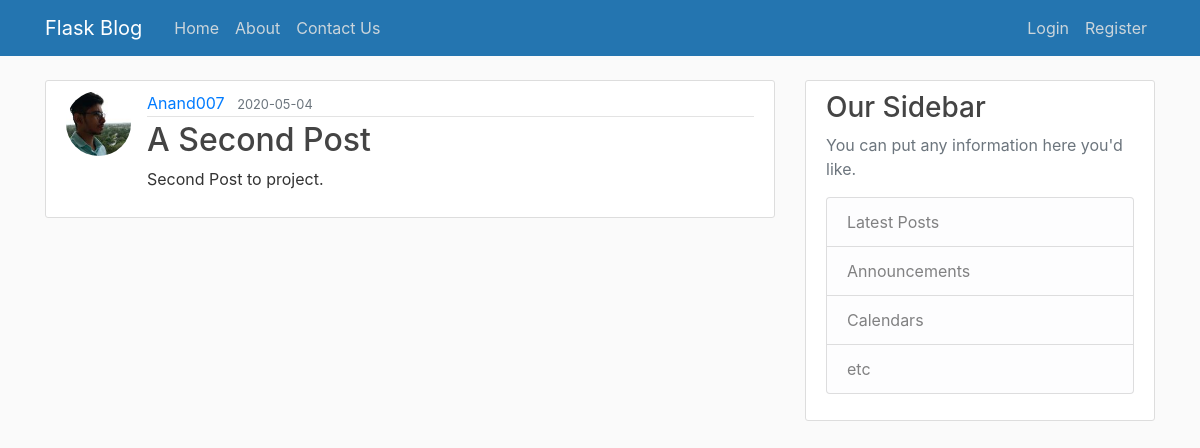
The page /post/2 on the database as committed earlier.
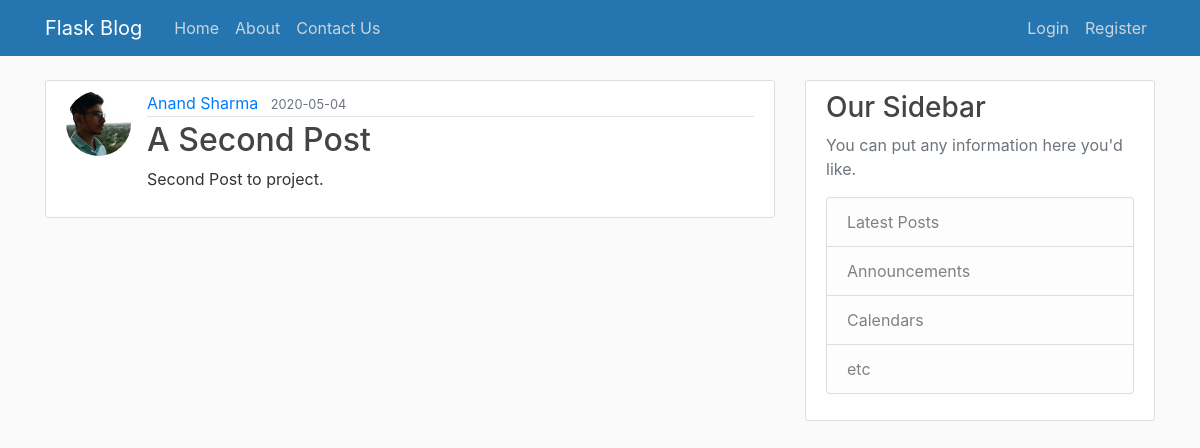
The same page on the database as committed later.
### flaskblog/models.py (models this page shows, shortened)
class User(db.Model, UserMixin):
    id = db.Column(db.Integer, primary_key=True)
    username = db.Column(db.String(20), unique=True, nullable=True)
    email = db.Column(db.String(120), unique=True, nullable=True)
    image_file = db.Column(db.String(20), nullable=False, default="default.jpg")
    password = db.Column(db.String(60), nullable=False)
    posts = db.relationship("Post", backref="author", lazy=True)

class Post(db.Model):
    id = db.Column(db.Integer, primary_key=True)
    title = db.Column(db.String(100), nullable=False)
    date_posted = db.Column(db.DateTime, nullable=False, default=datetime.utcnow)
    content = db.Column(db.Text, nullable=False)
    user_id = db.Column(db.Integer, db.ForeignKey("user.id"), nullable=False)

### flaskblog/routes.py (the view)
@app.route("/post/<int:post_id>")
def post(post_id):
    post = Post.query.get_or_404(post_id)
    return render_template("post.html", title=post.title, post=post)

### flaskblog/templates/post.html (shortened to what this page needs)
{% extends "layout.html" %} {% block content %}
<article class="media content-section">
  <img
    class="rounded-circle article-img"
    src="{{url_for('static', filename='profile_pics/' + post.author.image_file)}}"
    alt="profile image"
    srcset=""
  />
  <div class="media-body">
    <div class="article-metadata">
      <a class="mr-2" href="#">{{ post.author.username }}</a>
      <small class="text-muted"
        >{{ post.date_posted.strftime('%Y-%m-%d') }}</small
      >
    </div>
    <h2 class="article-title">{{ post.title }}</h2>
    <p class="article-content">{{ post.content }}</p>
  </div>
</article>
{% endblock content %}

### flaskblog/templates/layout.html (shortened to what this page needs)
<!DOCTYPE html>
<html lang="en">
  <head>
    <link
      rel="stylesheet"
      href="https://stackpath.bootstrapcdn.com/bootstrap/4.4.1/css/bootstrap.min.css"
    />
    <link rel="stylesheet" type="text/css" href="{{ url_for('static', filename='main.css') }}">
  </head>
  <body>
    <header class="site-header">
      <nav class="navbar navbar-expand-md navbar-dark fixed-top" style="background-color: #2475B0;">
        <div class="container">
          <a class="navbar-brand mr-4" href="/">Flask Blog</a>
          <div class="collapse navbar-collapse" id="navbarToggle">
            <div class="navbar-nav mr-auto">
              <a class="nav-item nav-link" href="{{url_for('home')}}">Home</a>
              <a class="nav-item nav-link" href="{{url_for('about')}}">About</a>
              <a class="nav-item nav-link" href="{{url_for('contact')}}">Contact Us</a>
            </div>
            <div class="navbar-nav">
              {% if current_user.is_authenticated %}
                <a class="nav-item nav-link" href="{{url_for('new_post')}}">New Post</a>
                <a class="nav-item nav-link" href="{{url_for('account')}}">Account</a>
                <a class="nav-item nav-link" href="{{url_for('logout')}}">Logout</a>
              {% else %}
                <a class="nav-item nav-link" href="{{url_for('login')}}">Login</a>
                <a class="nav-item nav-link" href="{{url_for('register')}}">Register</a>
              {% endif %}
            </div>
          </div>
        </div>
      </nav>
    </header>
    <main role="main" class="container">
        <div class="row">
          <div class="col-md-8">
            {% block content %}{% endblock %}
          </div>
          <div class="col-md-4">
            <div class="content-section">
              <h3>Our Sidebar</h3>
              <p class='text-muted'>You can put any information here you'd like.
                <ul class="list-group">
                  <li class="list-group-item list-group-item-light">Latest Posts</li>
                  <li class="list-group-item list-group-item-light">Announcements</li>
                  <li class="list-group-item list-group-item-light">Calendars</li>
                  <li class="list-group-item list-group-item-light">etc</li>
                </ul>
              </p>
            </div>
          </div>
        </div>
      </main>
  </body>
</html>

### flaskblog/static/main.css (style rules this page uses)
body { background: #fafafa; color: #333333; margin-top: 5rem; }
h1, h2, h3, h4, h5, h6 { color: #444444; }
.site-header .navbar-nav .nav-link { color: #cbd5db; }
.content-section { background: #ffffff; padding: 10px 20px; border: 1px solid #dddddd; border-radius: 3px; margin-bottom: 20px; }
.article-title { color: #444444; }
.article-content { white-space: pre-line; }
.article-img { height: 65px; width: 65px; margin-right: 16px; }
.article-metadata { padding-bottom: 1px; margin-bottom: 4px; border-bottom: 1px solid #e3e3e3; }

Rows that differ between the two databases and show on the page:
changed User: author.username "Anand007" → "Anand Sharma"
